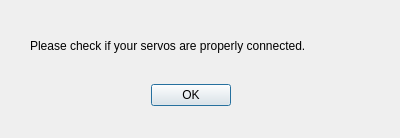
<?xml version="1.0" encoding="UTF-8"?>
<ui version="4.0">
 <class>servoErrorWindow</class>
 <widget class="QDialog" name="servoErrorWindow">
  <property name="geometry">
   <rect>
    <x>0</x>
    <y>0</y>
    <width>400</width>
    <height>138</height>
   </rect>
  </property>
  <property name="windowTitle">
   <string>Servo Error</string>
  </property>
  <widget class="QDialogButtonBox" name="okcancelBox">
   <property name="geometry">
    <rect>
     <x>100</x>
     <y>60</y>
     <width>181</width>
     <height>71</height>
    </rect>
   </property>
   <property name="orientation">
    <enum>Qt::Horizontal</enum>
   </property>
   <property name="standardButtons">
    <set>QDialogButtonBox::Ok</set>
   </property>
   <property name="centerButtons">
    <bool>true</bool>
   </property>
  </widget>
  <widget class="QLabel" name="checkservoText">
   <property name="geometry">
    <rect>
     <x>30</x>
     <y>30</y>
     <width>371</width>
     <height>31</height>
    </rect>
   </property>
   <property name="text">
    <string>Please check if your servos are properly connected.</string>
   </property>
  </widget>
 </widget>
 <resources/>
 <connections>
  <connection>
   <sender>okcancelBox</sender>
   <signal>accepted()</signal>
   <receiver>servoErrorWindow</receiver>
   <slot>accept()</slot>
   <hints>
    <hint type="sourcelabel">
     <x>248</x>
     <y>254</y>
    </hint>
    <hint type="destinationlabel">
     <x>157</x>
     <y>274</y>
    </hint>
   </hints>
  </connection>
  <connection>
   <sender>okcancelBox</sender>
   <signal>rejected()</signal>
   <receiver>servoErrorWindow</receiver>
   <slot>reject()</slot>
   <hints>
    <hint type="sourcelabel">
     <x>316</x>
     <y>260</y>
    </hint>
    <hint type="destinationlabel">
     <x>286</x>
     <y>274</y>
    </hint>
   </hints>
  </connection>
 </connections>
</ui>
